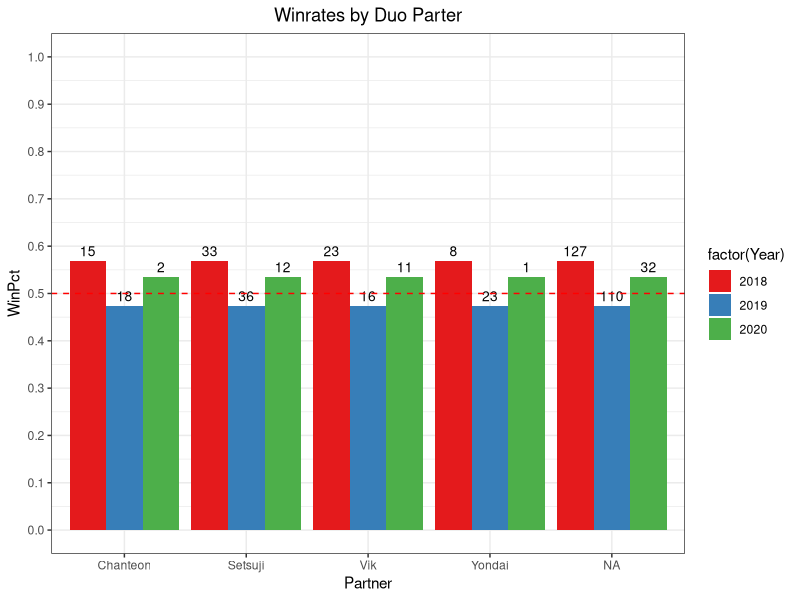
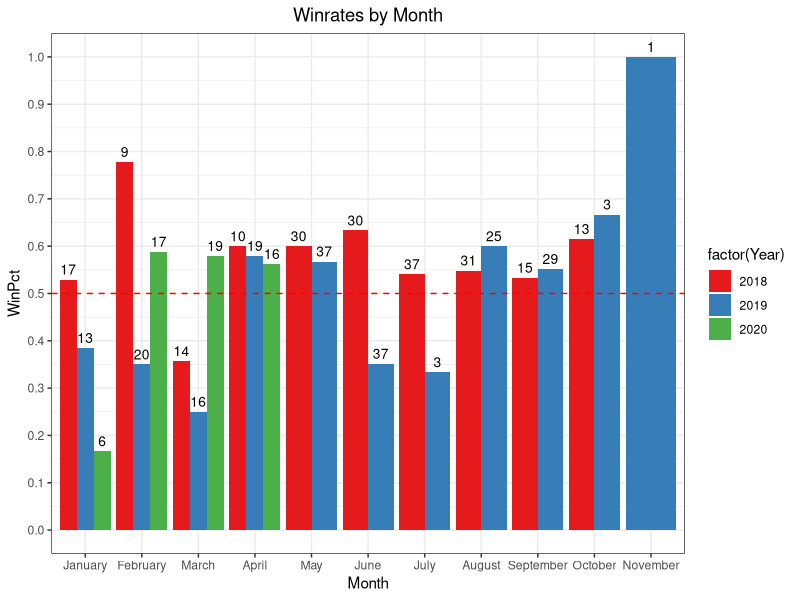

Source code (R) for these figures, in order: (Note: this script raises an error after producing the figures.)
## ---- chunk 1
knitr::opts_chunk$set(echo = TRUE)
## ---- chunk 2
setwd("C:/Users/Matt Matsuo/Google Drive/Coding/LoL")
library(dplyr)
library(tidyr)
library(ggplot2)


#Import Data from 2018, 2019, and 2020
dat18 <- readxl::read_xlsx("lol18.xlsx")
colnames(dat18)[22] <- "Win1"
colnames(dat18)[23] <- "Loss1"

dat19 <- readxl::read_xlsx("lol19.xlsx")
colnames(dat19)[24] <- "Win1"
colnames(dat19)[25] <- "Loss1"

dat20 <- readxl::read_xlsx("lol20.xlsx")
dat20 <- dat20[1:58,]
colnames(dat20)[25] <- "Win1"
colnames(dat20)[26] <- "Loss1"



#Consolidate Partner names in each dataset
for(i in 1:nrow(dat18)){
  if(dat18$Partner[i] == "clap them cheeks"){
    dat18$Partner[i] = "Vik"
  }
  if(dat18$Partner[i] == "Monoploxy"){
    dat18$Partner[i] = "Vik"
  }
  if(dat18$Partner[i] == "dripking ruth"){
    dat18$Partner[i] = "Vik"
  }
  if(dat18$Partner[i] == "na"){
    dat18$Partner[i] = NA
  }
}

for(j in 1:nrow(dat19)){
  if(dat19$Partner[j] == "ruth" && !is.na(dat19$Partner[j])){
    dat19$Partner[j] = "Vik"
  }
  if(dat19$Partner[j] == "Feline" && !is.na(dat19$Partner[j])){
    dat19$Partner[j] = "Vik"
  }
}
## ---- chunk 3
#Display winrates by Partner and over all 3 years
#2018
two <- dat18 %>%
  group_by(Partner) %>%
  count("Wins" = sum(Win1), "Losses" = sum(Loss1))
t18 <- two %>%
  mutate("WinPct" = Wins/(Wins + Losses), 
         "Year" = 2018)

#2019
two2 <- dat19 %>%
  group_by(Partner) %>%
  count("Wins" = sum(Win1), "Losses" = sum(Loss1))
t19 <- two2 %>%
  mutate("WinPct" = Wins/(Wins + Losses),
         "Year" = 2019)

#2020
two3 <- dat20 %>%
  group_by(Partner) %>%
  count("Wins" = sum(Win1), "Losses" = sum(Loss1))
t20 <- two3 %>%
  mutate("WinPct" = Wins/(Wins + Losses),
         "Year" = 2020)

t18
t19
t20
## ---- chunk 4
#Combined
dat <- rbind(t18,t19,t20)
dat <- tibble(dat)
x <- dat %>%
  group_by(Partner) %>%
  count("Wins" = sum(Wins), "Losses" = sum(Losses))
x <- x %>%
  mutate("WinPct" = Wins / (Wins + Losses))
x
## ---- chunk 5
#Plot Winrates by Partner
ddd <- data.frame(dat)

ggplot(data=ddd, aes(x=Partner, y=WinPct, fill=factor(Year))) +
  geom_bar(stat="identity", position=position_dodge()) +
  geom_text(aes(label=n), vjust=-.5, color="black", size=3.5, position = position_dodge(0.9))+
  scale_fill_brewer(palette = "Set1") +
  scale_y_continuous(limits = c(0:1), breaks = seq(0,1,.1)) +
  geom_hline(yintercept = .5, linetype = "dashed", color = "red") +
  theme_bw() +
  ggtitle("Winrates by Duo Parter") +
  theme(plot.title = element_text(hjust = 0.5))
## ---- chunk 6
#2018
bymonth18 <- dat18 %>% 
  group_by(Month) %>% 
  summarise(KDA=sum(Kills + Assists)/sum(Deaths), Wins=sum(Win1),WinPct=sum(Win1)/n(),n=n()) %>%
  mutate(Year = 2018) %>% 
  arrange(desc(WinPct)) 

#2019
bymonth19 <- dat19 %>% 
  group_by(Month) %>% 
  summarise(KDA=sum(Kills + Assists)/sum(Deaths), Wins=sum(Win1),WinPct=sum(Win1)/n(),n=n()) %>%
  mutate(Year = 2019) %>% 
  arrange(desc(WinPct)) 

#2020
bymonth20 <- dat20 %>% 
  group_by(Month) %>% 
  summarise(KDA=sum(Kills + Assists)/sum(Deaths), Wins=sum(Win1),WinPct=sum(Win1)/n(),n=n()) %>% 
  mutate(Year = 2020) %>% 
  arrange(desc(WinPct))
bymonth18
bymonth19
bymonth20
## ---- chunk 7
#Combined
dat_month <- rbind(bymonth18, bymonth19, bymonth20)
dat_month <- tibble(dat_month)
x2 <- dat_month %>%
  mutate("Losses" = n - Wins)
x2 <- x2 %>%
  group_by(Month) %>%
  summarise(Wins=sum(Wins), Losses=sum(Losses))
x2 <- x2 %>%
  mutate("WinPct" = Wins / (Wins + Losses))
x2

#Plot Winrates by Month
ddd2 <- data.frame(dat_month)
ddd2$Month <- factor(ddd2$Month,levels = c("January", "February", "March", "April","May","June","July","August","September","October","November"))
overallwinrate <- sum(ddd$Wins)/sum(ddd$n)

ggplot(data=ddd2, aes(x=Month, y=WinPct, fill=factor(Year))) +
  geom_bar(stat="identity", position=position_dodge()) +
  geom_text(aes(label=n), vjust=-.5, color="black", size=3.5, position = position_dodge(0.9))+
  scale_fill_brewer(palette = "Set1") +
  scale_y_continuous(limits = c(0:1), breaks = seq(0,1,.1)) +
  geom_hline(yintercept = .5, linetype = "dashed", color = "red") +
  geom_hline(yintercept = overallwinrate, linetype = "dashed", color = "orange") +
  theme_bw() +
  ggtitle("Winrates by Month") +
  theme(plot.title = element_text(hjust = 0.5))
## ---- chunk 8
#How Often Do I Get My Main Role
#2018
a1 <- length(which(dat18$Primary == dat18$Role))
b1 <- length(which(dat18$Secondary == dat18$Role))
a1 / nrow(dat18)
b1 / nrow(dat18)
## ---- chunk 9
#What Is My Winrate By Role
#2018
#Primary
a2 <- which(dat18$Role == dat18$Primary)
mean(dat18[a2,]$Win1)

#Secondary
b2 <- which(dat18$Role == dat18$Secondary)
mean(dat18[b2,]$Win1)

#Jungle
jg <- which(dat18$Role == "JNG")
mean(dat18[jg,]$Win1)

#Support
sup <- which(dat18$Role == "SUP")
mean(dat18[sup,]$Win1)

#ADC
adc <- which(dat18$Role == "ADC")
mean(dat18[adc,]$Win1)
## ---- chunk 10
#2019
#Primary
a22 <- which(dat19$Role == dat19$Primary)
mean(dat19[a22,]$Win1)

#Secondary
b22 <- which(dat19$Role == dat19$Secondary)
mean(dat19[b22,]$Win1)

#Jungle
jg2 <- which(dat19$Role == "JNG")
mean(dat19[jg2,]$Win1)

#Support
sup2 <- which(dat19$Role == "SUP")
mean(dat19[sup2,]$Win1)

#ADC
adc2 <- which(dat19$Role == "ADC")
mean(dat19[adc2,]$Win1)

#MID
mid2 <- which(dat19$Role == "MID")
mean(dat19[mid2,]$Win1)
## ---- chunk 11
#2020
#Primary
a3 <- which(dat20$Role == dat20$Primary)
mean(dat20[a3,]$Win1)

#Secondary
b3 <- which(dat20$Role == dat20$Second)
mean(dat20[b3,]$Win1)

#Jungle
jg3 <- which(dat20$Role == "JNG")
mean(dat20[jg3,]$Win1)

#Support
sup3 <- which(dat20$Role == "SUP")
mean(dat20[sup3,]$Win1)
## ---- chunk 12
#Overall
dat18_2 <- dat18 %>% 
  select(Primary, Secondary, Role, Win1)
dat19_2 <- dat19 %>% 
  select(Primary, Secondary, Role, Win1)
dat20_2 <- dat20 %>% 
  select(Primary, Second, Role, Win1) %>% 
  rename(Secondary = Second)
tot <- rbind(dat18_2, dat19_2, dat20_2)

#Primary
a4 <- which(tot$Role == tot$Primary)
mean(tot[a4,]$Win1)

#Secondary
b4 <- which(tot$Role == tot$Secondary)
mean(tot[b4,]$Win1)

#Jungle
jg4 <- which(tot$Role == "JNG")
mean(tot[jg4,]$Win1)

#Support
sup4 <- which(tot$Role == "SUP")
mean(tot[sup4,]$Win1)

#Mid
mid4 <- which(tot$Role == "MID")
mean(tot[mid4,]$Win1)

#ADC
adc4 <- which(tot$Role == "ADC")
mean(tot[adc4,]$Win1)
## ---- chunk 13
#Filter By Champion
#2018
mod18 <- dat18 %>% 
  group_by(Champion) %>% 
  summarise(KDA = round(((sum(Kills) + sum(Assists))/sum(Deaths)),3), Count = n(), WinPct = round(sum(Win1)/(sum(Win1) + sum(Loss1)),3)) %>% 
  arrange(desc(WinPct, KDA))
mod18

#2019
mod19 <- dat19 %>% 
  group_by(Champion) %>% 
  summarise(KDA = round(((sum(Kills) + sum(Assists))/sum(Deaths)),3), Count = n(), WinPct = round(sum(Win1)/(sum(Win1) + sum(Loss1)),3)) %>% 
  arrange(desc(WinPct, KDA))
mod19

#2020
mod20 <- dat20 %>% 
  group_by(Champion) %>% 
  summarise(KDA = round(((sum(Kills) + sum(Assists))/sum(Deaths)),3), Count = n(), WinPct = round(sum(Win1)/(sum(Win1) + sum(Loss1)),3)) %>% 
  arrange(desc(WinPct, KDA))
mod20
## ---- chunk 14
#2018
library(reshape2)
m18 <- dat18 %>% 
  select(Champion, Grade) %>% 
  group_by(Champion) %>% 
  mutate(Count = n()) %>% 
  arrange(desc(Count))

m18$Grade <- factor(m18$Grade,levels = c("S+","S","S-","A+","A","A-","B+","B","B-","C+","C","C-"))

dcast(m18, Champion~Grade, fun.aggregate = length)


#2019
m19 <- dat19 %>% 
  select(Champion, Grade) %>% 
  group_by(Champion) %>% 
  mutate(Count = n()) %>% 
  arrange(desc(Count))

m19$Grade <- factor(m19$Grade,levels = c("S+","S","S-","A+","A","A-","B+","B","B-","C+","C","C-"))

dcast(m19, Champion~Grade, fun.aggregate = length)


#2020
m20 <- dat20 %>% 
  select(Champion, Grade) %>% 
  group_by(Champion) %>% 
  mutate(Count = n()) %>% 
  arrange(desc(Count))

m20$Grade <- factor(m20$Grade,levels = c("S+","S","S-","A+","A","A-","B+","B","B-","C+","C","C-"))
m20$Champion <- factor(m20$Champion, levels = c("Zac","Elise",  "Trundle" ,  "Sejuani" ,  "Nautilus","Jarvan IV", "Rek'Sai" ))

dcast(m20, Champion~Grade, fun.aggregate = length)
## ---- chunk 15
#Personal
#2019
mm19 <- dat19 %>% 
  select(Champion, `My Rank`) %>% 
  group_by(Champion) %>% 
  mutate(Count = n()) %>% 
  arrange(desc(Count))

dcast(mm19, Champion~`My Rank`, fun.aggregate = length)

mm19 %>% 
  group_by(Champion) %>% 
  summarise(AvgRank = mean(`My Rank`), Count = n()) %>% 
  arrange(AvgRank)


#2020
mm20 <- dat20 %>% 
  select(Champion, `My Rank`) %>% 
  group_by(Champion) %>% 
  mutate(Count = n()) %>% 
  arrange(desc(Count))

dcast(mm20, Champion~`My Rank`, fun.aggregate = length)

mm20 %>% 
  group_by(Champion) %>% 
  summarise(AvgRank = mean(`My Rank`), Count = n()) %>% 
  arrange(AvgRank)

dat20 %>% 
  select(Champion, `Team Rank`) %>%
  group_by(Champion) %>% 
  summarise(AvgTeamRank = mean(`Team Rank`), Count = n()) %>% 
  arrange(AvgTeamRank)
## ---- chunk 16
#Plot KP vs KDA
ggplot(data = dat20, aes(x = KDA, y = `KP%`, color=factor(Win1))) +
  geom_point() + 
  geom_vline(xintercept = 3, linetype = "dashed", color = "red")
## ---- chunk 17
#Plot OP Score vs KDA
ggplot(data = dat20, aes(x = `OP Score`, y = `My Rank`, color=factor(Win1))) +
  geom_point() +
  geom_hline(yintercept = 3, linetype = "dashed", color = "red")
